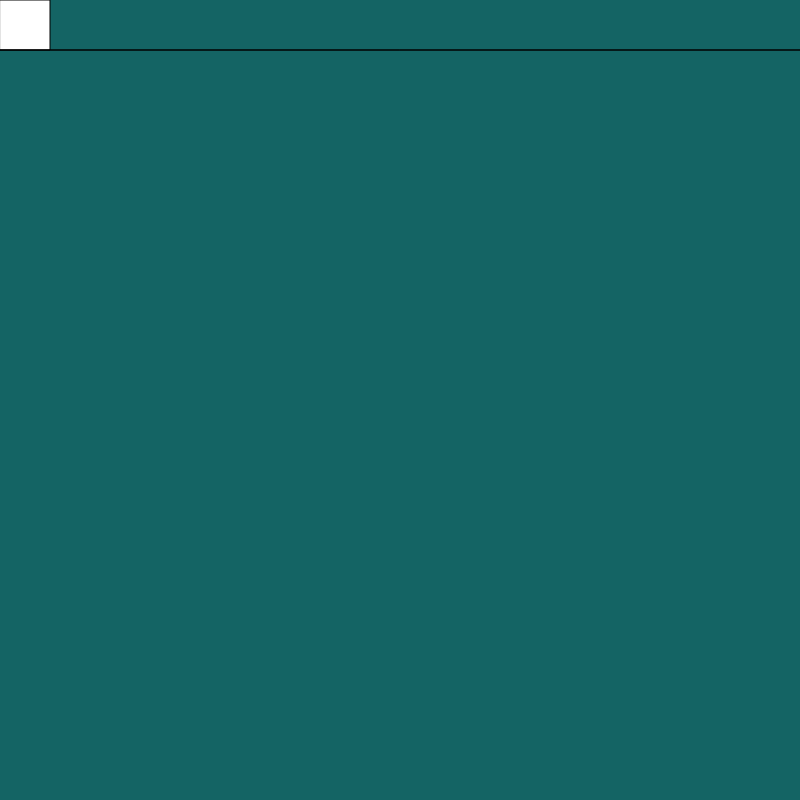
Frame 1 (no input)
Frame 60 (no input): identical to frame 1, image omitted
Frame 120 (the mouse pressed at the canvas centre since frame 60): identical to frame 1, image omitted

The p5.js sketch that drew this single still picture (run headless with seeded random() and noise() and a simulated clock; from frame 60 on, the mouse is pressed at the canvas centre):

// p5.js sketch
// ── sketch.js
function setup() {
  // put setup code here
  createCanvas(800,800);
  
  background(20,100,100);
  rect(0,0,50,50);
  rect(0,50,800,0);







}




function draw() {
  // put drawing code here
}
